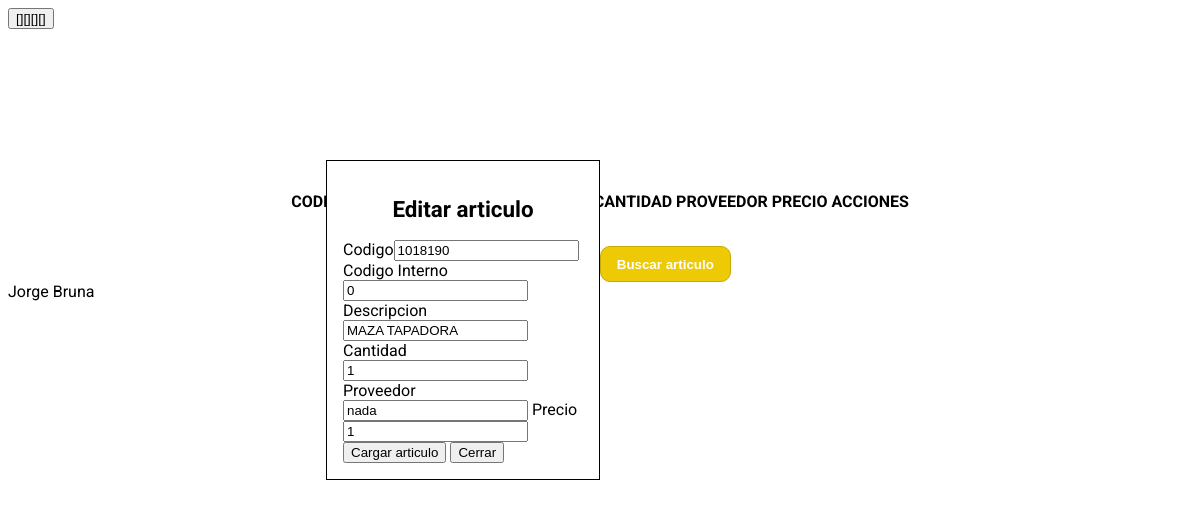
The app's page /editar/2 with its own data.
### tables this page shows
CREATE TABLE articulos (id INTEGER PRIMARY KEY, codigo INTEGER, codinterno INTEGER, descripcion TEXT, cantidad INTEGER, tipo TEXT, proveedor TEXT, precio INTEGER);

### manejo.py (the view)
@app.route('/editar/<id>', methods = ['POST', 'GET'])
def editar(id):
    conn = sqlite3.connect('stock.db')
    c = conn.cursor()
    c.execute(f'SELECT * FROM articulos WHERE id = {id}')
    articulo = c.fetchall()
    print(articulo)
    return render_template('stock.html', article = articulo[0])

### templates/stock.html (shortened to what this page needs)
{%extends "layout.html"%}
{%block content%}
{%if article%}
<div class="contenedor_editar">
    <h2>Editar articulo</h2>
    <form action="/actualizar/{{article.0}}" method="POST">
        <label for="codigo">Codigo<input type="number" id="codigo_edit" name="codigo_edit" value="{{article.1}}"></label>
        <label for="codInterno">Codigo Interno<input type="number" id="codInterno_edit" name="codInterno_edit" value="{{article.2}}"></label>
        <label for="descripcion">Descripcion<input type="text" id="descripcion_edit" name="descripcion_edit" value="{{article.3}}"></label>
        <label for="cantidad">Cantidad<input type="number" id="cantidad_edit" name="cantidad_edit" value="{{article.4}}"></label>
        <label for="proveedor">Proveedor<input type="text" id="proveedor_edit" name="proveedor_edit" value="{{article.6}}"></label>
        <label for="precio">Precio<input type="number" id="precio_edit" name="precio_edit" value="{{article.7}}"></label>
        <button type="submit" >Cargar articulo</button>
        <button type="button" onclick="cerrarEditar()">Cerrar</button>
    </form>
</div>
{%endif%}
{%endblock%}

### static/style.css (style rules this page uses)
:root { --fuente_principal: Roboto, Arial, sans-serif; --color_principal: #eeca06; --color_secundario: white; }
html { font-family: var(--fuente_principal); }
h2 { font-size: 1.4rem; }
.contenedor_editar { display: flex; flex-direction: column; position: absolute; top: 20%; right: 50%; width: 20%; border: 1px solid black; background-color: white; padding: 1rem; align-items: center; }

### records on screen
articulos: codigo_edit "1018190", codInterno_edit "0", descripcion_edit "MAZA TAPADORA", cantidad_edit "1", proveedor_edit "nada", precio_edit "1"
